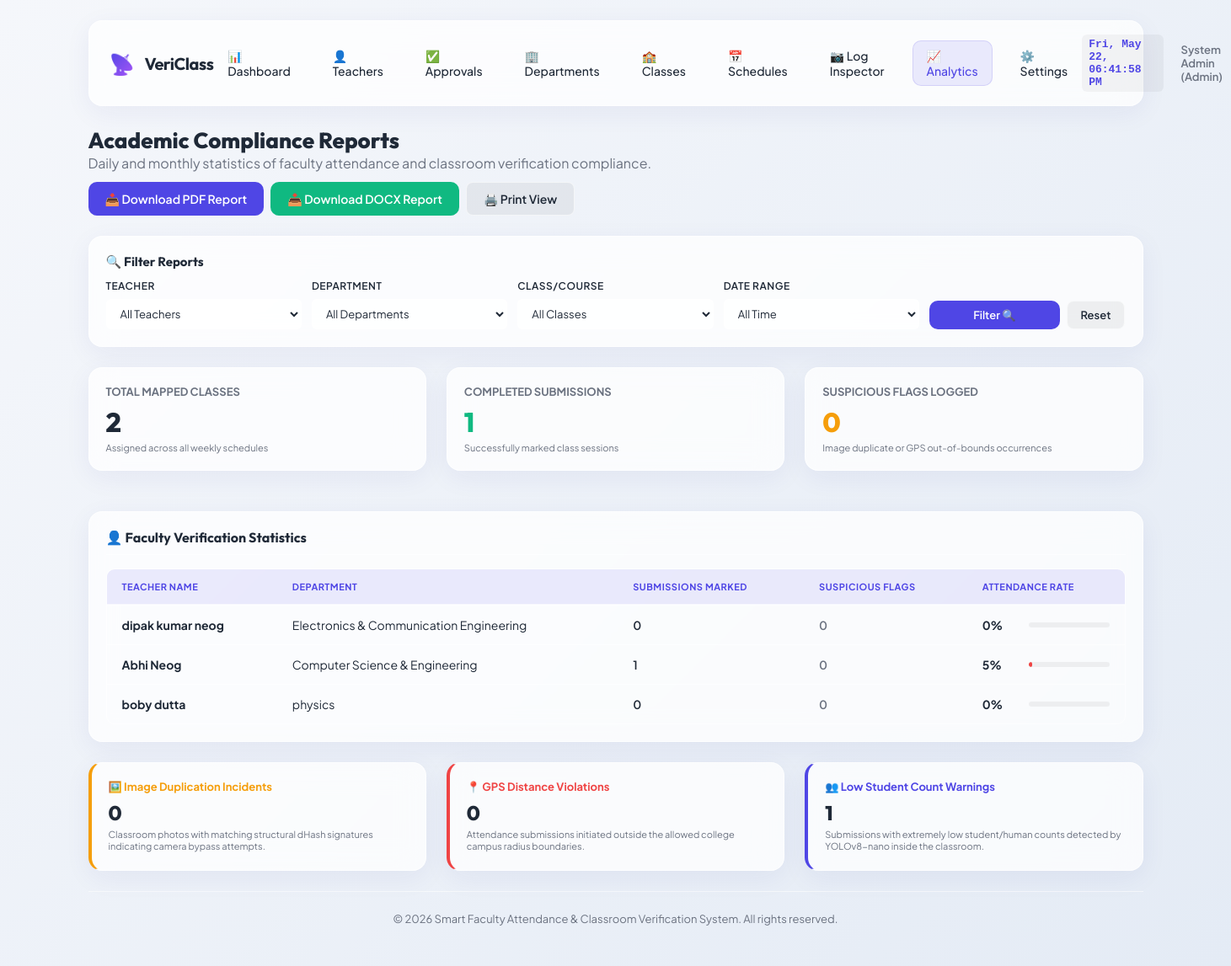
The page /admin/reports (signed in) on the database its author committed.
### models.py (models this page shows, shortened)
class TeacherProfile(db.Model):
    __tablename__ = 'teacher_profiles'
    id = db.Column(db.Integer, primary_key=True)
    user_id = db.Column(db.Integer, db.ForeignKey('users.id', ondelete='CASCADE'), unique=True, nullable=False)
    employee_id = db.Column(db.String(50), unique=True, nullable=False, index=True)
    name = db.Column(db.String(120), nullable=False)
    phone = db.Column(db.String(20), nullable=True)
    department_id = db.Column(db.Integer, db.ForeignKey('departments.id', ondelete='SET NULL'), nullable=True)
    approval_status = db.Column(db.String(20), default='Pending', nullable=False) # 'Pending', 'Approved', 'Rejected'
    approved_by_id = db.Column(db.Integer, db.ForeignKey('users.id'), nullable=True)
    approved_at = db.Column(db.DateTime, nullable=True)
    user = db.relationship('User', foreign_keys=[user_id], back_populates='profile', lazy=True)
    approver = db.relationship('User', foreign_keys=[approved_by_id], lazy=True)
    timetables = db.relationship('Timetable', backref='teacher_profile', cascade="all, delete-orphan", lazy=True)
    attendance_logs = db.relationship('AttendanceLog', backref='teacher_profile', cascade="all, delete-orphan", lazy=True)

class Department(db.Model):
    __tablename__ = 'departments'
    id = db.Column(db.Integer, primary_key=True)
    name = db.Column(db.String(100), unique=True, nullable=False)
    code = db.Column(db.String(20), unique=True, nullable=False) # e.g. 'CSE', 'ECE'
    teachers = db.relationship('TeacherProfile', backref='department', lazy=True)

### app.py (the view, shortened to what this page needs)
@app.route('/admin/reports')
def admin_reports():
    if not is_logged_in() or session.get('role') != 'admin':
        flash("Access Denied.", "danger")
        return redirect(url_for('login'))
    teacher_id = request.args.get('teacher_id')
    department_id = request.args.get('department_id')
    class_id = request.args.get('class_id')
    date_range = request.args.get('date_range', 'all')
    log_query = AttendanceLog.query.join(TeacherProfile).outerjoin(Department, TeacherProfile.department_id == Department.id).join(Timetable, AttendanceLog.timetable_id == Timetable.id)
    if teacher_id:
        log_query = log_query.filter(AttendanceLog.teacher_profile_id == int(teacher_id))
    if department_id:
        log_query = log_query.filter(TeacherProfile.department_id == int(department_id))
    if class_id:
        log_query = log_query.filter(Timetable.class_id == int(class_id))
    filtered_logs = log_query.all()
    total_logs = len(filtered_logs)
    total_suspicious = sum(1 for log in filtered_logs if log.status == 'Suspicious')
    duplicate_images = sum(1 for log in filtered_logs if log.suspicious_reason == 'Duplicate Image')
    outside_campus = sum(1 for log in filtered_logs if log.suspicious_reason == 'Outside Campus')
    low_students = sum(1 for log in filtered_logs if log.suspicious_reason == 'Low Student Count')
    incidents = {
        'duplicate_images': duplicate_images,
        'outside_campus': outside_campus,
        'low_students': low_students
    }
    timetable_query = Timetable.query.join(TeacherProfile)
    if teacher_id:
        timetable_query = timetable_query.filter(Timetable.teacher_profile_id == int(teacher_id))
    if department_id:
        timetable_query = timetable_query.filter(TeacherProfile.department_id == int(department_id))
    if class_id:
        timetable_query = timetable_query.filter(Timetable.class_id == int(class_id))
    total_scheduled = timetable_query.count()
    teacher_query = TeacherProfile.query
    if teacher_id:
        teacher_query = teacher_query.filter(TeacherProfile.id == int(teacher_id))
    if department_id:
        teacher_query = teacher_query.filter(TeacherProfile.department_id == int(department_id))
    teachers_list = teacher_query.all()
    teacher_stats = []
    for t in teachers_list:
        t_logs_q = AttendanceLog.query.filter_by(teacher_profile_id=t.id).join(Timetable)
        if class_id:
            t_logs_q = t_logs_q.filter(Timetable.class_id == int(class_id))
        marked_count = t_logs_q.count()
        susp_count = t_logs_q.filter(AttendanceLog.status == 'Suspicious').count()
        t_slots_q = Timetable.query.filter_by(teacher_profile_id=t.id)
        if class_id:
            t_slots_q = t_slots_q.filter(Timetable.class_id == int(class_id))
        slots_count = t_slots_q.count()
        rate = 100
        if slots_count > 0:
            if date_range == 'today':
                opps = slots_count
            elif date_range == 'week':
                opps = slots_count * 5
            elif date_range == 'month':
                opps = slots_count * 20
            else:
                opps = slots_count * 20
            rate = round((marked_count / opps) * 100)
            rate = min(rate, 100)
        else:
            rate = 0
        teacher_stats.append({
            'name': t.name,
            'department': t.department.name if t.department else 'N/A',
            'marked_count': marked_count,
            'suspicious_count': susp_count,
            'rate': rate
        })
    all_teachers = TeacherProfile.query.order_by(TeacherProfile.name).all()
    all_departments = Department.query.order_by(Department.name).all()
    all_classes = ClassSection.query.order_by(ClassSection.name).all()
    return render_template('admin_reports.html',
                           total_scheduled_all_time=total_scheduled,
                           total_logs_all_time=total_logs,
                           total_suspicious_all_time=total_suspicious,
                           teacher_stats=teacher_stats,
                           incidents=incidents,
                           teachers=all_teachers,
                           departments=all_departments,
                           classes=all_classes,
                           selected_teacher_id=teacher_id,
                           selected_department_id=department_id,
                           selected_class_id=class_id,
                           selected_date_range=date_range)

### templates/admin_reports.html (shortened to what this page needs)
{% extends "base.html" %}
{% block content %}
<div style="margin-bottom: 24px; display: flex; justify-content: space-between; align-items: center; flex-wrap: wrap; gap: 12px;">
    <div>
        <h2 style="font-family: var(--font-title); font-size: 26px; font-weight: 800;">Academic Compliance Reports</h2>
        <p style="color: var(--color-text-muted);">Daily and monthly statistics of faculty attendance and classroom verification compliance.</p>
    </div>
    <div style="display: flex; gap: 8px; flex-wrap: wrap;">
        <a href="{{ url_for('admin_reports_download_pdf', teacher_id=selected_teacher_id or '', department_id=selected_department_id or '', class_id=selected_class_id or '', date_range=selected_date_range or '') }}" class="btn btn-primary">📥 Download PDF Report</a>
        <a href="{{ url_for('admin_reports_download_docx', teacher_id=selected_teacher_id or '', department_id=selected_department_id or '', class_id=selected_class_id or '', date_range=selected_date_range or '') }}" class="btn btn-success" style="background-color: var(--color-success); border-color: var(--color-success); color: white;">📥 Download DOCX Report</a>
        <button onclick="window.print()" class="btn btn-secondary" style="background-color: rgba(0,0,0,0.05); color: var(--color-text); border: 1px solid var(--border-card); border-radius: 8px;">🖨️ Print View</button>
    </div>
</div>
<div class="glass-card filter-section" style="padding: 20px; margin-bottom: 24px;">
    <h3 style="font-family: var(--font-title); font-size: 15px; margin-bottom: 12px; font-weight: 700;">🔍 Filter Reports</h3>
    <form action="{{ url_for('admin_reports') }}" method="GET" style="display: grid; grid-template-columns: repeat(auto-fit, minmax(180px, 1fr)); gap: 12px; align-items: flex-end;">
        <div class="form-group" style="margin-bottom: 0;">
            <label class="form-label" for="teacher_id" style="font-size: 12px;">Teacher</label>
            <select class="form-control" id="teacher_id" name="teacher_id" style="padding: 8px 12px; font-size: 13px; background-color: var(--bg-card); color: var(--color-text); border: 1px solid var(--border-card); border-radius: 6px;">
                <option value="">All Teachers</option>
            </select>
        </div>
        <div class="form-group" style="margin-bottom: 0;">
            <label class="form-label" for="department_id" style="font-size: 12px;">Department</label>
            <select class="form-control" id="department_id" name="department_id" style="padding: 8px 12px; font-size: 13px; background-color: var(--bg-card); color: var(--color-text); border: 1px solid var(--border-card); border-radius: 6px;">
                <option value="">All Departments</option>
            </select>
        </div>
        <div class="form-group" style="margin-bottom: 0;">
            <label class="form-label" for="class_id" style="font-size: 12px;">Class/Course</label>
            <select class="form-control" id="class_id" name="class_id" style="padding: 8px 12px; font-size: 13px; background-color: var(--bg-card); color: var(--color-text); border: 1px solid var(--border-card); border-radius: 6px;">
                <option value="">All Classes</option>
            </select>
        </div>
        <div class="form-group" style="margin-bottom: 0;">
            <label class="form-label" for="date_range" style="font-size: 12px;">Date Range</label>
            <select class="form-control" id="date_range" name="date_range" style="padding: 8px 12px; font-size: 13px; background-color: var(--bg-card); color: var(--color-text); border: 1px solid var(--border-card); border-radius: 6px;">
                <option value="all" {% if selected_date_range == 'all' or not selected_date_range %}selected{% endif %}>All Time</option>
            </select>
        </div>
        <div style="display: flex; gap: 8px;">
            <button type="submit" class="btn btn-primary" style="padding: 8px 16px; font-size: 13px; flex: 1;">Filter 🔍</button>
            <a href="{{ url_for('admin_reports') }}" class="btn btn-secondary" style="padding: 8px 16px; font-size: 13px; text-decoration: none; text-align: center; background-color: rgba(0,0,0,0.05); color: var(--color-text); border: 1px solid var(--border-card); border-radius: 8px; display: inline-block; box-sizing: border-box; width: auto; height: auto;">Reset</a>
        </div>
    </form>
</div>
<div class="grid-3" style="margin-bottom: 24px;">
    <div class="glass-card" style="padding: 20px;">
        <h4 style="font-size: 13px; text-transform: uppercase; color: var(--color-text-muted); font-weight: 700; margin-bottom: 8px;">Total Mapped Classes</h4>
        <div style="font-size: 32px; font-family: var(--font-title); font-weight: 800;">{{ total_scheduled_all_time }}</div>
        <p style="font-size: 11px; color: var(--color-text-muted); margin-top: 4px;">Assigned across all weekly schedules</p>
    </div>
    <div class="glass-card" style="padding: 20px;">
        <h4 style="font-size: 13px; text-transform: uppercase; color: var(--color-text-muted); font-weight: 700; margin-bottom: 8px;">Completed Submissions</h4>
        <div style="font-size: 32px; font-family: var(--font-title); font-weight: 800; color: var(--color-success);">{{ total_logs_all_time }}</div>
        <p style="font-size: 11px; color: var(--color-text-muted); margin-top: 4px;">Successfully marked class sessions</p>
    </div>
    <div class="glass-card" style="padding: 20px;">
        <h4 style="font-size: 13px; text-transform: uppercase; color: var(--color-text-muted); font-weight: 700; margin-bottom: 8px;">Suspicious Flags Logged</h4>
        <div style="font-size: 32px; font-family: var(--font-title); font-weight: 800; color: var(--color-warning);">{{ total_suspicious_all_time }}</div>
        <p style="font-size: 11px; color: var(--color-text-muted); margin-top: 4px;">Image duplicate or GPS out-of-bounds occurrences</p>
    </div>
</div>
<div class="glass-card" style="padding: 20px; overflow: hidden; margin-bottom: 24px;">
    <h3 style="font-family: var(--font-title); font-size: 16px; margin-bottom: 16px; border-bottom: 1px solid var(--border-card); padding-bottom: 10px;">👤 Faculty Verification Statistics</h3>
    <div class="table-responsive">
        <table class="custom-table">
            <thead>
                <tr>
                    <th>Teacher Name</th>
                    <th>Department</th>
                    <th>Submissions Marked</th>
                    <th>Suspicious Flags</th>
                    <th>Attendance Rate</th>
                </tr>
            </thead>
            <tbody>
                {% if teacher_stats %}
                    {% for stat in teacher_stats %}
                        <tr>
                            <td style="font-weight: 700;">{{ stat.name }}</td>
                            <td>{{ stat.department }}</td>
                            <td style="font-weight: 600;">{{ stat.marked_count }}</td>
                            <td style="font-weight: 600; color: {% if stat.suspicious_count > 0 %}var(--color-warning){% else %}var(--color-text-muted){% endif %};">
                                {{ stat.suspicious_count }}
                            </td>
                            <td>
                                <div style="display: flex; align-items: center; gap: 10px;">
                                    <span style="font-weight: 700; min-width: 45px;">{{ stat.rate }}%</span>
                                    <div style="flex: 1; max-width: 100px; height: 6px; background: rgba(0,0,0,0.05); border-radius: 3px; overflow: hidden;">
                                        <div style="width: {{ stat.rate }}%; height: 100%; background: {% if stat.rate >= 80 %}var(--color-success){% elif stat.rate >= 50 %}var(--color-warning){% else %}var(--color-danger){% endif %}; border-radius: 3px;"></div>
                                    </div>
                                </div>
                            </td>
                        </tr>
                    {% endfor %}
                {% else %}
                    <tr>
                        <td colspan="5" style="text-align: center; color: var(--color-text-muted); padding: 30px;">No faculty stats compiled. No logs in database.</td>
                    </tr>
                {% endif %}
            </tbody>
        </table>
    </div>
</div>
<div class="grid-3">
    <div class="glass-card" style="padding: 20px; border-left: 4px solid var(--color-warning);">
        <h4 style="font-size: 13px; font-weight: 700; color: var(--color-warning); margin-bottom: 8px;">🖼️ Image Duplication Incidents</h4>
        <p style="font-size: 24px; font-weight: 800; font-family: var(--font-title); margin-bottom: 4px;">{{ incidents.duplicate_images }}</p>
        <p style="font-size: 11px; color: var(--color-text-muted); line-height: 1.3;">Classroom photos with matching structural dHash signatures indicating camera bypass attempts.</p>
    </div>
    <div class="glass-card" style="padding: 20px; border-left: 4px solid var(--color-danger);">
        <h4 style="font-size: 13px; font-weight: 700; color: var(--color-danger); margin-bottom: 8px;">📍 GPS Distance Violations</h4>
        <p style="font-size: 24px; font-weight: 800; font-family: var(--font-title); margin-bottom: 4px;">{{ incidents.outside_campus }}</p>
        <p style="font-size: 11px; color: var(--color-text-muted); line-height: 1.3;">Attendance submissions initiated outside the allowed college campus radius boundaries.</p>
    </div>
    <div class="glass-card" style="padding: 20px; border-left: 4px solid var(--color-primary);">
        <h4 style="font-size: 13px; font-weight: 700; color: var(--color-primary); margin-bottom: 8px;">👥 Low Student Count Warnings</h4>
        <p style="font-size: 24px; font-weight: 800; font-family: var(--font-title); margin-bottom: 4px;">{{ incidents.low_students }}</p>
        <p style="font-size: 11px; color: var(--color-text-muted); line-height: 1.3;">Submissions with extremely low student/human counts detected by YOLOv8-nano inside the classroom.</p>
    </div>
</div>
{% endblock %}

### rows shown on the page
TeacherProfile: name "dipak kumar neog"
Department: department "Electronics & Communication Engineering"
TeacherProfile: name "Abhi Neog"
Department: department "Computer Science & Engineering"
TeacherProfile: name "boby dutta"
Department: department "physics"

### other values the page prints
{{ session.get('name') }} "System Admin"
{{ session.get('role')|capitalize }} "Admin"
{{ total_scheduled_all_time }} "2"
{{ total_logs_all_time }} "1"
{{ total_suspicious_all_time }} "0"
{{ stat.marked_count }} "0" "1" "0"
{{ stat.suspicious_count }} "0" "0" "0"
{{ stat.rate }} "0" "5" "0"
{{ incidents.duplicate_images }} "0"
{{ incidents.outside_campus }} "0"
{{ incidents.low_students }} "1"
